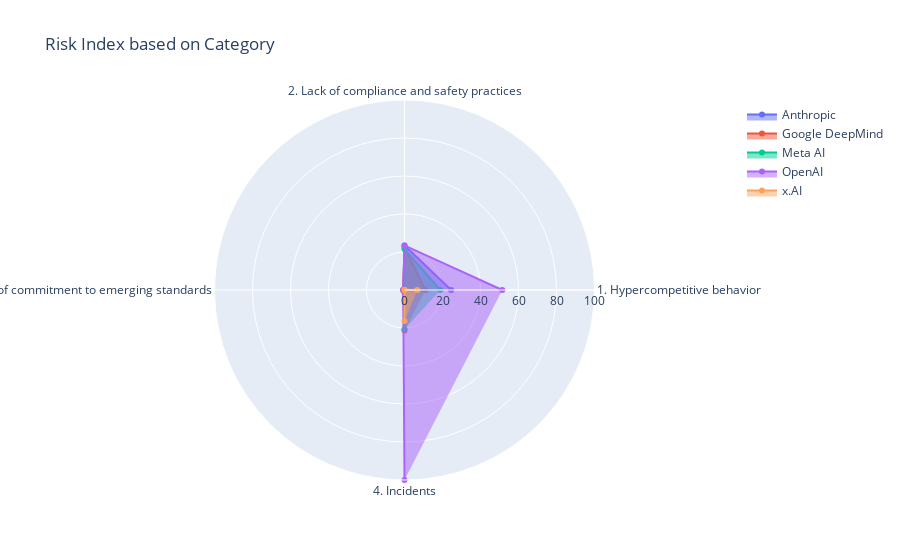

The notebook cell this image was saved under:
### Code cell
# Create a list of unique risk categories
companies = risk_category_df['Company'].unique()
categories = risk_category_df['Risk Category'].unique()


# Create a radar chart
fig = go.Figure()

# Add a trace for each company
for company in companies:
    company_data = risk_category_df[risk_category_df['Company'] == company]
    fig.add_trace(go.Scatterpolar(
        r=company_data['Standardized Value'],
        theta=categories,
        connectgaps = True,
        fill='toself',
        name=company
    ))

# Update the layout
fig.update_layout(
    polar=dict(
        radialaxis=dict(
            visible=True,
            range=[0, 100]
        )),
    showlegend=True,
    title="Risk Index based on Category"
)

fig.show()

### Figure 1 — Plotly figure (JSON) as saved in the notebook; plotly's stock layout.template omitted (floating-point values rounded to 4 significant figures)
{"data": [{"connectgaps": true, "fill": "toself", "name": "Anthropic", "r": [24.54, 23.43, 0.6667, 1.389], "theta": ["1. Hypercompetitive behavior", "2. Lack of compliance and safety practices", "3. Lack of commitment to emerging standards", "4. Incidents"], "type": "scatterpolar"}, {"connectgaps": true, "fill": "toself", "name": "Google DeepMind", "r": [11.03, 22.31, 0.6667, 21.33], "theta": ["1. Hypercompetitive behavior", "2. Lack of compliance and safety practices", "3. Lack of commitment to emerging standards", "4. Incidents"], "type": "scatterpolar"}, {"connectgaps": true, "fill": "toself", "name": "Meta AI", "r": [18.84, 21.53, 0, 20.63], "theta": ["1. Hypercompetitive behavior", "2. Lack of compliance and safety practices", "3. Lack of commitment to emerging standards", "4. Incidents"], "type": "scatterpolar"}, {"connectgaps": true, "fill": "toself", "name": "OpenAI", "r": [51.46, 23.47, 0.6667, 100], "theta": ["1. Hypercompetitive behavior", "2. Lack of compliance and safety practices", "3. Lack of commitment to emerging standards", "4. Incidents"], "type": "scatterpolar"}, {"connectgaps": true, "fill": "toself", "name": "x.AI", "r": [6.669, 0.152, 0, 16.27], "theta": ["1. Hypercompetitive behavior", "2. Lack of compliance and safety practices", "3. Lack of commitment to emerging standards", "4. Incidents"], "type": "scatterpolar"}], "layout": {"polar": {"radialaxis": {"range": [0, 100], "visible": true}}, "showlegend": true, "title": {"text": "Risk Index based on Category"}}}
